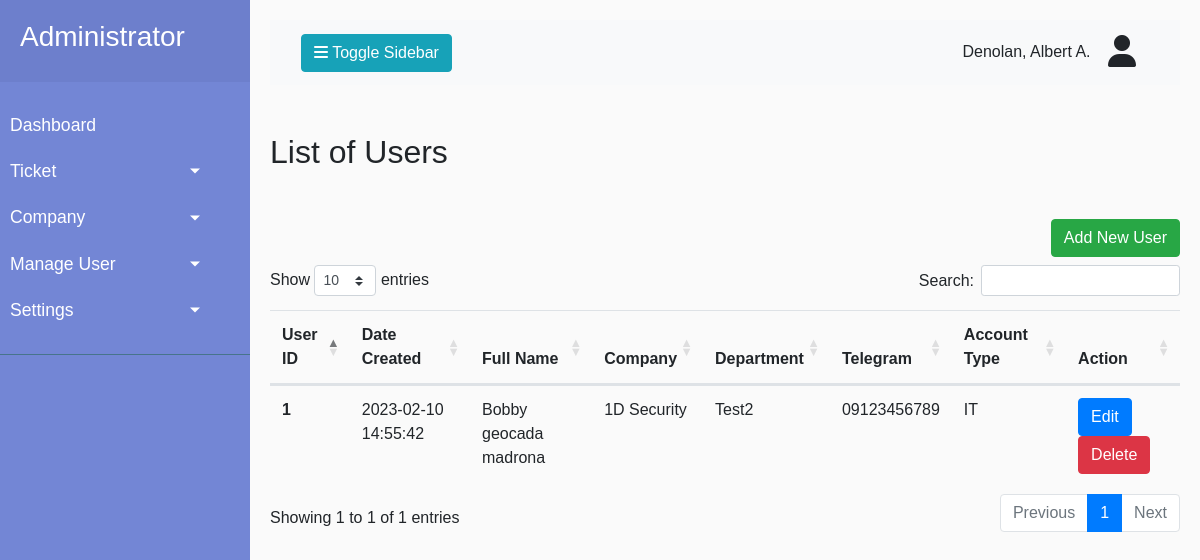
The page /Admin_side/users.php (signed in) on the database its author committed.
### tables this page shows
CREATE TABLE `user` (
  `user_id` int(11) NOT NULL,
  `first_name` varchar(100) NOT NULL DEFAULT '0',
  `middle_name` varchar(100) NOT NULL DEFAULT '0',
  `last_name` varchar(100) NOT NULL DEFAULT '0',
  `telegram` varchar(11) NOT NULL DEFAULT '0',
  `company_id` int(11) NOT NULL DEFAULT 0,
  `department_id` int(11) NOT NULL DEFAULT 0,
  `username` varchar(50) NOT NULL DEFAULT '0',
  `password` varchar(255) NOT NULL DEFAULT '0',
  `date_created` datetime NOT NULL DEFAULT current_timestamp(),
  `account_type` int(11) NOT NULL DEFAULT 0,
  `approved` varchar(5) NOT NULL DEFAULT '0'
);

CREATE TABLE `company` (
  `company_id` int(11) NOT NULL,
  `user_id` int(11) NOT NULL DEFAULT 0,
  `date_created` datetime NOT NULL DEFAULT current_timestamp(),
  `company_name` varchar(100) NOT NULL DEFAULT '0',
  `status` int(11) NOT NULL DEFAULT 0
);

CREATE TABLE `department` (
  `department_id` int(11) NOT NULL,
  `user_id` int(11) NOT NULL DEFAULT 0,
  `date_created` datetime NOT NULL DEFAULT current_timestamp(),
  `company_id` int(11) NOT NULL DEFAULT 0,
  `department_name` varchar(100) NOT NULL DEFAULT '0',
  `status` int(11) NOT NULL DEFAULT 0
);

### Admin_side/users.php (the view, shortened to what this page needs)
<?php
    include ('../includes/adminSidebar.php');
?>
                <h2 class="my-5">List of Users</h2>
                <div class="form-inline d-flex justify-content-end align-items-baseline mb-2">
                    <button type="button" data-toggle="modal" data-target="#addUserModal" class="addUserButton btn btn-success" <?php accessPermission("sa_add", $current_id, systemApps::appNum_AllUsers); ?>>Add New User</button>
                </div>
            <table class="table" id="usersTable">
                <thead>
                <tr>
                    <th scope="col">User ID</th>
                    <th scope="col">Date Created</th>
                    <th scope="col">Full Name </th>
                    <th scope="col">Company </th>
                    <th scope="col">Department </th>
                    <th scope="col">Telegram </th>
                    <th scope="col">Account Type </th>
                    <th scope="col">Action </th>
                </tr>
                </thead>
                <tbody>
                    <?php
                        $sql = "SELECT
                        a.date_created , a.first_name, a.middle_name, a.last_name, a.telegram, a.account_type, a.user_id,
                        b.company_name,
                        c.department_name
                        FROM user a
                        INNER JOIN company b ON a.company_id=b.company_id
                        INNER JOIN department c ON a.department_id=c.department_id
                        WHERE a.approved=1";
                        $result = mysqli_query($con, $sql);
                        $resultCheck = mysqli_num_rows($result);
                        $counter = 0;
                        if($resultCheck > 0){
                            while ($row = mysqli_fetch_assoc($result)){
                                $account_id = $row['user_id'];
                                $dateCreated = $row['date_created'];
                                $firstName = $row['first_name'];
                                $middleName = $row['middle_name'];
                                $lastName = $row['last_name'];
                                $companyName = $row['company_name'];
                                $departmentName = $row['department_name'];
                                $telegramNumber = $row['telegram'];
                                $account_type = $row['account_type'];
                                $counter++;
                                if ($account_type == 0)
                                {
                                    $account_type = "User";
                                }
                                elseif ($account_type == 1)
                                {
                                    $account_type = "IT";
                                }
                                elseif ($account_type == 2)
                                {
                                    $account_type = "Administrator";
                                }
                                else
                                {
                                    $account_type = "Error Account Type";
                                }
                                ?>
                                <tr>
                                    <th scope="row"><?php echo $counter;?></th>
                                    <td><?php echo $dateCreated; ?></td>
                                    <td><?php echo $firstName." ".$middleName." ".$lastName; ?></td>
                                    <td><?php echo $companyName; ?></td>
                                    <td><?php echo $departmentName; ?></td>
                                    <td><?php echo $telegramNumber; ?></td>
                                    <td><?php echo $account_type; ?></td>
                                    <td>
                                        <button type="button" data-id="<?php echo $account_id; ?>" class="editUser btn btn-primary" <?php accessPermission("sa_view", $current_id, systemApps::appNum_AllUsers); ?>>Edit</button>
                                        <button type="button" data-id="<?php echo $account_id; ?>" class="deleteUser btn btn-danger" <?php accessPermission("sa_delete", $current_id, systemApps::appNum_AllUsers); ?>>Delete</button>
                                    </td>
                                </tr>
                                <?php
                            }
                        }
                    ?>
                </tbody>
            </table>
<?php
    include ('../includes/adminFooter.php')
?>

### CSS/style.css (style rules this page uses)
body { font-family: 'Poppins', sans-serif; background: #fafafa; }

### rows shown on the page
user: date_created "2023-02-10 14:55:42", first_name "Bobby", middle_name "geocada", last_name "madrona", company.company_name "1D Security", department.department_name "Test2", telegram "09123456789", account_type "IT"

### other values the page prints
$current_full_name "Denolan, Albert A."
